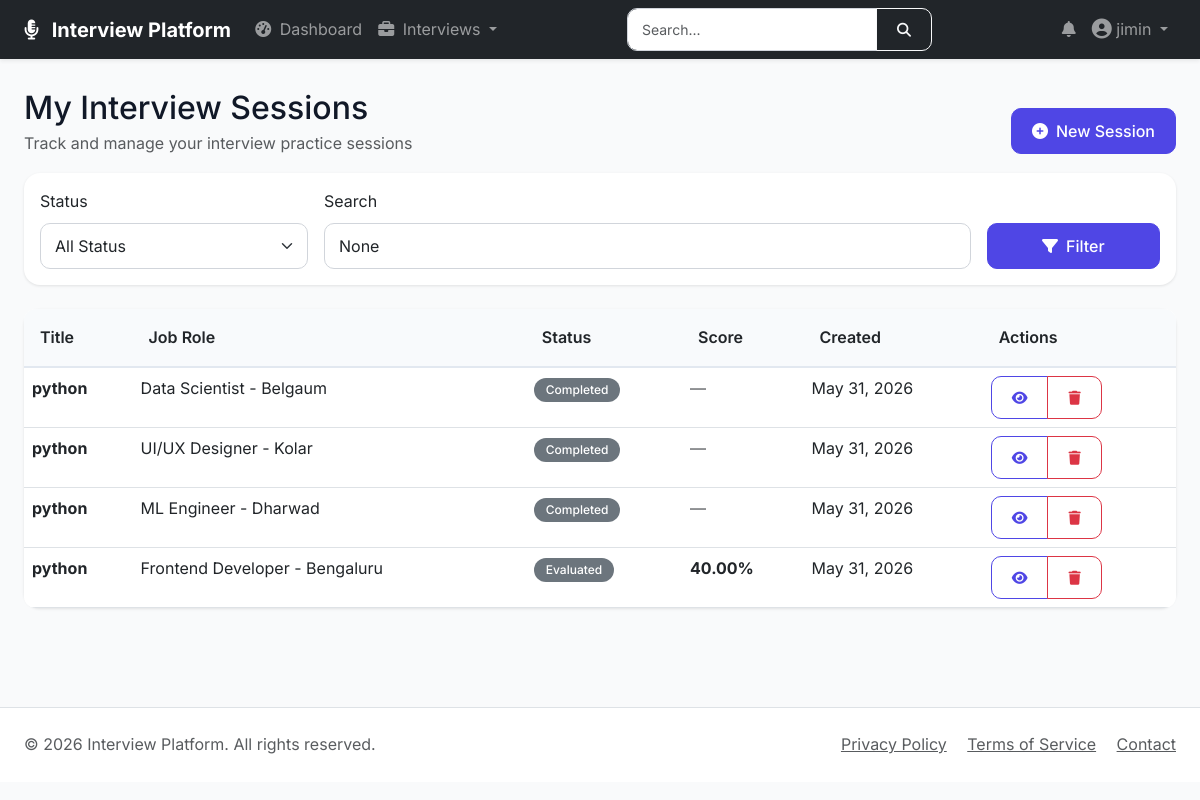
The page /sessions/ (signed in) on the database its author committed.
### base/models.py (models this page shows, shortened)
class User(AbstractUser):
    email = models.EmailField(unique=True)
    full_name = models.CharField(max_length=140, blank=True)
    phone_number = models.CharField(max_length=20, blank=True)
    profile_image = models.ImageField(upload_to="users/profile_images/", blank=True, null=True)
    is_verified = models.BooleanField(default=False)

class UUIDTimeStampedModel(models.Model):
    id = models.UUIDField(primary_key=True, default=uuid.uuid4, editable=False)
    created_at = models.DateTimeField(auto_now_add=True, db_index=True)
    updated_at = models.DateTimeField(auto_now=True)
    class Meta:
        abstract = True

class InterviewSession(UUIDTimeStampedModel):
    class Status(models.TextChoices):
        CREATED = "CREATED", "Created"
        QUESTIONS_GENERATED = "QUESTIONS_GENERATED", "Questions Generated"
        IN_PROGRESS = "IN_PROGRESS", "In Progress"
        SUBMITTED = "SUBMITTED", "Submitted"
        EVALUATED = "EVALUATED", "Evaluated"
        COMPLETED = "COMPLETED", "Completed"
        FAILED = "FAILED", "Failed"
        CANCELLED = "CANCELLED", "Cancelled"
    user = models.ForeignKey(settings.AUTH_USER_MODEL, on_delete=models.CASCADE, related_name="interview_sessions")
    job_role = models.ForeignKey(JobRole, on_delete=models.PROTECT, related_name="interview_sessions")
    title = models.CharField(max_length=180)
    status = models.CharField(max_length=30, choices=Status.choices, default=Status.CREATED)
    question_count = models.PositiveSmallIntegerField(default=5)
    started_at = models.DateTimeField(null=True, blank=True)
    submitted_at = models.DateTimeField(null=True, blank=True)
    evaluated_at = models.DateTimeField(null=True, blank=True)
    completed_at = models.DateTimeField(null=True, blank=True)
    overall_score = models.DecimalField(
        max_digits=5,
        decimal_places=2,
        default=Decimal("0.00"),
        validators=[MinValueValidator(0), MaxValueValidator(100)],
    )
    technical_score = models.DecimalField(max_digits=5, decimal_places=2, default=Decimal("0.00"))
    communication_score = models.DecimalField(max_digits=5, decimal_places=2, default=Decimal("0.00"))
    structure_score = models.DecimalField(max_digits=5, decimal_places=2, default=Decimal("0.00"))
    confidence_score = models.DecimalField(max_digits=5, decimal_places=2, default=Decimal("0.00"))
    ai_summary = models.TextField(blank=True)
    strengths = models.JSONField(default=list, blank=True)
    improvement_areas = models.JSONField(default=list, blank=True)
    metadata = models.JSONField(default=dict, blank=True)
    failure_reason = models.TextField(blank=True)
    class Meta:
        ordering = ["-created_at"]
        indexes = [
            models.Index(fields=["user", "status"]),
            models.Index(fields=["job_role", "created_at"]),
            models.Index(fields=["overall_score"]),
        ]

class JobRole(UUIDTimeStampedModel):
    class Difficulty(models.TextChoices):
        BEGINNER = "BEGINNER", "Beginner"
        INTERMEDIATE = "INTERMEDIATE", "Intermediate"
        ADVANCED = "ADVANCED", "Advanced"
    domain = models.ForeignKey(InterviewDomain, on_delete=models.CASCADE, related_name="job_roles")
    title = models.CharField(max_length=160)
    slug = models.SlugField(max_length=180, unique=True)
    description = models.TextField(blank=True)
    difficulty = models.CharField(max_length=30, choices=Difficulty.choices, default=Difficulty.BEGINNER)
    skills = models.ManyToManyField(Skill, blank=True, related_name="job_roles")
    default_question_count = models.PositiveSmallIntegerField(default=5)
    time_limit_minutes = models.PositiveIntegerField(default=30)
    is_active = models.BooleanField(default=True)
    class Meta:
        ordering = ["domain", "title"]

### base/views.py (the view)
# urls.py: path('sessions/', views.interview_session_list_view, name='session_list'),
@login_required
def interview_session_list_view(request):
    sessions = InterviewSession.objects.filter(user=request.user)
    status_filter = request.GET.get('status')
    if status_filter:
        sessions = sessions.filter(status=status_filter)
    search_query = request.GET.get('search')
    if search_query:
        sessions = sessions.filter(title__icontains=search_query)
    paginator = Paginator(sessions, 10)
    page_number = request.GET.get('page')
    page_obj = paginator.get_page(page_number)
    return render(request, 'sessions/list.html', {
        'page_obj': page_obj,
        'status_filter': status_filter,
        'search_query': search_query
    })

### base/templates/sessions/list.html (shortened to what this page needs)
{% extends 'main.html' %}
{% block page_header %}
<div class="d-flex justify-content-between align-items-center">
    <div>
        <h1 class="h2 mb-1">My Interview Sessions</h1>
        <p class="text-muted">Track and manage your interview practice sessions</p>
    </div>
    <div>
        <a href="{% url 'session_create' %}" class="btn btn-primary">
            <i class="fas fa-plus-circle me-2"></i>New Session
        </a>
    </div>
</div>
{% endblock %}
{% block content %}
<div class="fade-in">
    <div class="card mb-4">
        <div class="card-body">
            <form method="GET" class="row g-3">
                <div class="col-md-3">
                    <label class="form-label">Status</label>
                    <select name="status" class="form-select">
                        <option value="">All Status</option>
                    </select>
                </div>
                <div class="col-md-7">
                    <label class="form-label">Search</label>
                    <input type="text" name="search" class="form-control" placeholder="Search by title..." value="{{ search_query }}">
                </div>
                <div class="col-md-2 d-flex align-items-end">
                    <button type="submit" class="btn btn-primary w-100">
                        <i class="fas fa-filter me-2"></i>Filter
                    </button>
                </div>
            </form>
        </div>
    </div>
    <div class="card">
        <div class="table-responsive">
            <table class="table table-hover mb-0">
                <thead>
                    <tr>
                        <th>Title</th>
                        <th>Job Role</th>
                        <th>Status</th>
                        <th>Score</th>
                        <th>Created</th>
                        <th>Actions</th>
                    </tr>
                </thead>
                <tbody>
                    {% for session in page_obj %}
                    <tr>
                        <td class="fw-bold">{{ session.title }}</td>
                        <td>{{ session.job_role.title|default:"—" }}</td>
                        <td>
                            <span class="badge
                                {% if session.status == 'completed' or session.status == 'evaluated' %}bg-success
                                {% elif session.status == 'in_progress' %}bg-warning
                                {% elif session.status == 'submitted' %}bg-info
                                {% else %}bg-secondary{% endif %}">
                                {{ session.get_status_display }}
                            </span>
                        </td>
                        <td>
                            {% if session.overall_score %}
                                <span class="fw-bold">{{ session.overall_score }}%</span>
                            {% else %}
                                <span class="text-muted">—</span>
                            {% endif %}
                        </td>
                        <td>{{ session.created_at|date:"M d, Y" }}</td>
                        <td>
                            <div class="btn-group btn-group-sm">
                                <a href="{% url 'session_detail' session.id %}" class="btn btn-outline-primary">
                                    <i class="fas fa-eye"></i>
                                </a>
                                <a href="{% url 'session_delete' session.id %}" class="btn btn-outline-danger">
                                    <i class="fas fa-trash"></i>
                                </a>
                            </div>
                        </td>
                    </tr>
                    {% endfor %}
                </tbody>
            </table>
        </div>
    </div>
</div>
{% endblock %}

### templates/nav.html (shortened to what this page needs)
{% load static %}
<nav class="navbar navbar-expand-lg navbar-dark bg-dark sticky-top shadow-sm">
    <div class="container-fluid px-4">
        <a class="navbar-brand fw-bold" href="{% url 'home' %}">
            <i class="fas fa-microphone-alt me-2"></i>
            Interview Platform
        </a>
        <div class="collapse navbar-collapse" id="navbarMain">
            <ul class="navbar-nav me-auto mb-2 mb-lg-0">
                {% if user.is_authenticated %}
                    <li class="nav-item">
                        <a class="nav-link {% if request.resolver_match.url_name == 'dashboard' %}active{% endif %}" href="{% url 'dashboard' %}">
                            <i class="fas fa-tachometer-alt me-1"></i> Dashboard
                        </a>
                    </li>
                    <li class="nav-item dropdown">
                        <a class="nav-link dropdown-toggle" href="#" role="button" data-bs-toggle="dropdown">
                            <i class="fas fa-briefcase me-1"></i> Interviews
                        </a>
                    </li>
                {% endif %}
            </ul>
            {% if user.is_authenticated %}
                <form class="d-flex mx-3" action="{% url 'global_search' %}" method="GET">
                    <div class="input-group">
                        <input class="form-control form-control-sm" type="search" name="q" placeholder="Search..." aria-label="Search" style="width: 250px;">
                        <button class="btn btn-sm btn-outline-light" type="submit">
                            <i class="fas fa-search"></i>
                        </button>
                    </div>
                </form>
            {% endif %}
            <ul class="navbar-nav ms-auto mb-2 mb-lg-0">
                {% if user.is_authenticated %}
                    <li class="nav-item dropdown">
                        <a class="nav-link position-relative" href="#" role="button" data-bs-toggle="dropdown">
                            <i class="fas fa-bell"></i>
                        </a>
                    </li>
                    <li class="nav-item dropdown">
                        <a class="nav-link dropdown-toggle" href="#" role="button" data-bs-toggle="dropdown">
                            {% if user.userprofile.avatar %}
                                <img src="{{ user.userprofile.avatar.url }}" alt="{{ user.username }}" class="rounded-circle me-1" style="width: 30px; height: 30px; object-fit: cover;">
                            {% else %}
                                <i class="fas fa-user-circle fa-lg"></i>
                            {% endif %}
                            {{ user.username|truncatechars:15 }}
                        </a>
                    </li>
                {% endif %}
            </ul>
        </div>
    </div>
</nav>

### templates/main.html (style rules this page uses)
:root { --primary-color: #4f46e5; --primary-dark: #4338ca; --secondary-color: #06b6d4; --success-color: #10b981; --warning-color: #f59e0b; --danger-color: #ef4444; --dark-color: #1f2937; --light-color: #f3f4f6; }
* { margin: 0; padding: 0; box-sizing: border-box; }
body { font-family: 'Inter', sans-serif; background-color: #f9fafb; color: #111827; line-height: 1.6; }
.card { border: none; border-radius: 16px; box-shadow: 0 1px 3px rgba(0,0,0,0.1); transition: transform 0.2s, box-shadow 0.2s; background: white; }
.btn { border-radius: 10px; padding: 0.625rem 1.25rem; font-weight: 500; transition: all 0.2s; }
.btn-primary { background: var(--primary-color); border-color: var(--primary-color); }
.btn-outline-primary { color: var(--primary-color); border-color: var(--primary-color); }
.form-control, .form-select { border-radius: 10px; border: 1px solid #d1d5db; padding: 0.625rem 0.875rem; transition: all 0.2s; }
.badge { padding: 0.375rem 0.75rem; border-radius: 20px; font-weight: 500; }
.table { background: white; border-radius: 12px; overflow: hidden; }
.table thead th { background: #f8fafc; border-bottom: 2px solid #e2e8f0; padding: 1rem; font-weight: 600; }
.fade-in { animation: fadeIn 0.5s ease-out; }

### rows shown on the page
User: username "jimin"
InterviewSession: title "python", job_role "Data Scientist - Belgaum", status "Completed", created_at "May 31, 2026"
InterviewSession: title "python", job_role "UI/UX Designer - Kolar", status "Completed", created_at "May 31, 2026"
InterviewSession: title "python", job_role "ML Engineer - Dharwad", status "Completed", created_at "May 31, 2026"
InterviewSession: title "python", job_role "Frontend Developer - Bengaluru", status "Evaluated", overall_score "40.00", created_at "May 31, 2026"
